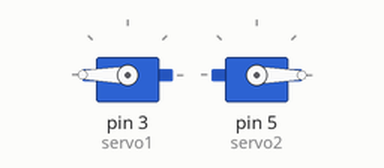
Bench run of a sketch on a simulated Arduino Uno, built with avr-gcc and run on an emulated ATmega328P. Shown: 2 × servo.

Above: at 0.05 s.
At 10.25 s:
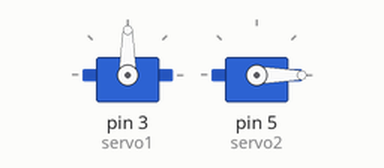
At 19.95 s:
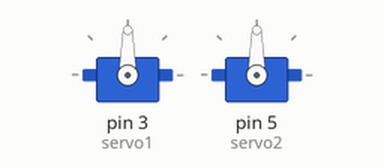
Timing chart, 0 to 26.0 s (numbered marks = the images above):
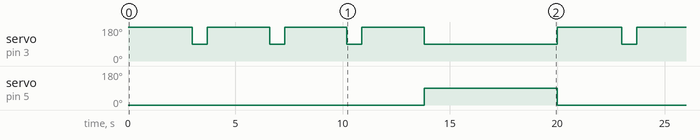

Measured:
- by itself, servo on pin 3 (servo1): repeats every 20.0 s: 2 × (180° 2.9 s, 90° 0.70 s), 180° 2.9 s, 90° 6.2 s, 180° 3.0 s, 90° 0.70 s
- by itself, servo on pin 5 (servo2): alternates 90° for 6.2 s and 0° for 13.8 s

The sketch:

robot_square.ino
```cpp
/*project by Manish kumar yadav*/
#include<Servo.h>
Servo servo1;
Servo servo2;

long StartTime = 0;
const long interval = 20000;


void setup() {
  servo1.attach(3);
  servo2.attach(5);
}


void loop()
{
  unsigned long CheckTime = millis();

  unsigned long elapsedTime = CheckTime - StartTime;

  if(elapsedTime > interval) {

  StartTime = CheckTime;

  }
//go forward
  if (elapsedTime < 3000){

  servo1.write(180);
  servo2.write(0);

  }
// First turn left
  if (elapsedTime > 3000 &elapsedTime < 3700 ){

  servo1.write(90);
  servo2.write(0);

  }
//go forward
  if (elapsedTime > 3700 &elapsedTime < 6600 ){

  servo1.write(180);
  servo2.write(0);

  }
//second turn left
   if (elapsedTime > 6600 &elapsedTime < 7300 ){

  servo1.write(90);
  servo2.write(0);

  }
//fo forward
  if (elapsedTime > 7300 &elapsedTime < 10200 ){

  servo1.write(180);
  servo2.write(0);

  }

  //third turn left
   if (elapsedTime > 10200 &elapsedTime < 10900 ){

  servo1.write(90);
  servo2.write(0);

  }

  //fo forward
  if (elapsedTime > 10900 &elapsedTime < 13800 ){

  servo1.write(180);
  servo2.write(0);

  }

  if (elapsedTime > 13800){

  servo1.write(90);
  servo2.write(90);

  }

}
```
